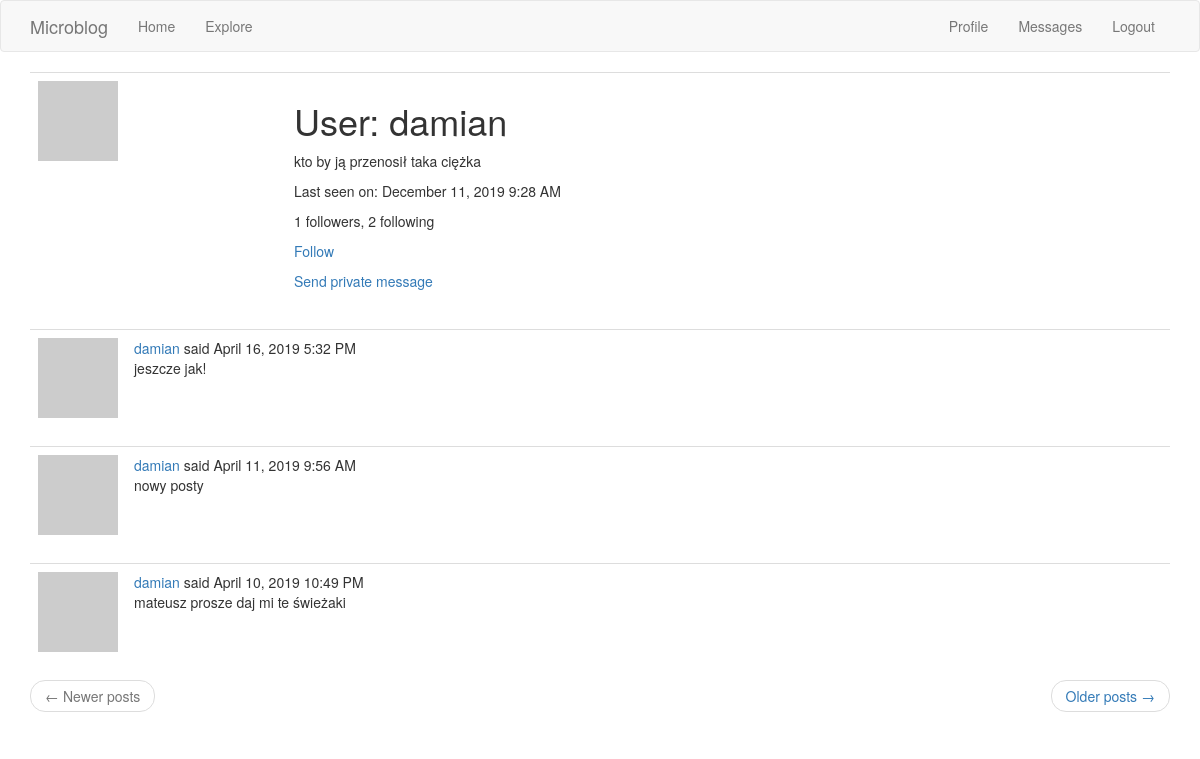
Screenshot of /user/damian (signed in) with the database file from the repository.
### app/models.py (models this page shows, shortened)
class User(UserMixin, db.Model):
    id = db.Column(db.Integer, primary_key=True)
    username = db.Column(db.String(64), index=True, unique=True)
    email = db.Column(db.String(120), index=True, unique=True)
    password_hash = db.Column(db.String(128))
    posts = db.relationship('Post', backref='author', lazy='dynamic')
    about_me = db.Column(db.String(140))
    last_seen = db.Column(db.DateTime, default=datetime.utcnow)
    followed = db.relationship(
        'User', secondary=followers,
        primaryjoin=(followers.c.follower_id == id),
        secondaryjoin=(followers.c.followed_id == id),
        backref=db.backref('followers', lazy='dynamic'), lazy='dynamic')
    messages_sent = db.relationship('Message', foreign_keys='Message.sender_id',
                                    backref='author', lazy='dynamic')
    messages_received = db.relationship('Message', foreign_keys='Message.recipient_id',
                                        backref='recipient', lazy='dynamic')
    messages = db.relationship(
        'Message', secondary=msg,
        primaryjoin=(msg.c.recipient_id == id),
        secondaryjoin=(msg.c.sender_id == id),
        backref=db.backref('msg', lazy='dynamic'), lazy='dynamic')
    typ = type(messages)
    last_message_read_time = db.Column(db.DateTime)
    def avatar(self, size):
        digest = md5(self.email.lower().encode('utf-8')).hexdigest()
        return 'https://www.gravatar.com/avatar/{}?d=identicon&s={}'.format(
            digest, size)
    def is_following(self, user):
        return self.followed.filter(
            followers.c.followed_id == user.id).count() > 0
    def new_messages(self):
        last_read_time = self.last_message_read_time or datetime(1900, 1, 1)
        return Message.query.filter_by(recipient=self).filter(
            Message.timestamp > last_read_time).count()

class Post(db.Model):
    id = db.Column(db.Integer, primary_key=True)
    body = db.Column(db.String(140))
    timestamp = db.Column(db.DateTime, index=True, default=datetime.utcnow)
    user_id = db.Column(db.Integer, db.ForeignKey('user.id'))

### app/routes.py (the view)
@app.route('/user/<username>', methods=['GET'])
@login_required
def user(username):
    user = User.query.filter_by(username=username).first_or_404()
    page = request.args.get('page', 1, type=int)
    posts = Post.query.filter_by(user_id=user.id).order_by(Post.timestamp.desc()).paginate(
        page, app.config['POSTS_PER_PAGE'], False
    )
    next_url = url_for('user', username=user.username, page=posts.next_num) \
        if posts.has_next else None
    prev_url = url_for('user', username=user.username, page=posts.prev_num) \
        if posts.has_prev else None
    return render_template('user.html', user=user, posts=posts.items, title=username+_('\'s Profile'),
                           next_url=next_url, prev_url=prev_url)

### app/models.py (called while the page is built)
@login.user_loader
def load_user(id):
    return User.query.get(int(id))

### app/routes.py (called while the page is built)
@app.before_request
def before_request():
    if current_user.is_authenticated:
        current_user.last_seen = datetime.utcnow()
        db.session.commit()
    g.locale = str(get_locale())

### app/templates/user.html
{% extends "base.html" %}
{% block app_content %}
    <table class="table table-hover">
        <tr>
            <td width="256px"><img src="{{ user.avatar(256) }}"></td>
            <td>
                <h1>{{ _('User') }}: {{ user.username }}</h1>
                {% if user.about_me %}<p>{{ user.about_me }}</p>{% endif %}
                {% if user.last_seen %}
                <p>{{ _('Last seen on') }}: {{ moment(user.last_seen).format('LLL') }}</p>
                {% endif %}
                <p>{{ _('%(count)d followers', count=user.followers.count()) }}, {{ _('%(count)d following', count=user.followed.count()) }}</p>
                {% if user == current_user %}
                <p><a href="{{ url_for('edit_profile') }}">{{ _('Edit your profile') }}</a></p>
                {% elif not current_user.is_following(user) %}
                <p><a href="{{ url_for('follow', username=user.username) }}">{{ _('Follow') }}</a></p>
                {% else %}
                <p><a href="{{ url_for('unfollow', username=user.username) }}">{{ _('Unfollow') }}</a></p>
                {% endif %}
                {% if user != current_user %}
                <p>
                    <a href="{{ url_for('conversation',
                                        username=user.username) }}">
                        {{ _('Send private message') }}
                    </a>
                </p>
                {% endif %}
            </td>
        </tr>
    </table>
    {% for post in posts %}
        {% include '_post.html' %}
    {% endfor %}
    <nav aria-label="...">
        <ul class="pager">
            <li class="previous{% if not prev_url %} disabled{% endif %}">
                <a href="{{ prev_url or '#' }}">
                    <span aria-hidden="true">&larr;</span> {{ _('Newer posts') }}
                </a>
            </li>
            <li class="next{% if not next_url %} disabled{% endif %}">
                <a href="{{ next_url or '#' }}">
                    {{ _('Older posts') }} <span aria-hidden="true">&rarr;</span>
                </a>
            </li>
        </ul>
    </nav>
{% endblock %}

### app/templates/_post.html (shortened to what this page needs)
    <table class="table table-hover">
        <tr>
            <td width="30px">
                <a href="{{ url_for('user', username=post.author.username) }}">
                    <img src="{{ post.author.avatar(30) }}" />
                </a>
            </td>
            <td>
                {{ _('%(username)s said %(when)s',
                    username=user_link, when=moment(post.timestamp).format('LLL')) }}
                <br>
                {{ post.body }}
            </td>
        </tr>
    </table>

### rows the page displays
User: username "damian", about_me "kto by ją przenosił taka ciężka", last_seen "December 11, 2019 9:28 AM"
Post: body "jeszcze jak!"
Post: body "nowy posty"
Post: body "mateusz prosze daj mi te świeżaki"
